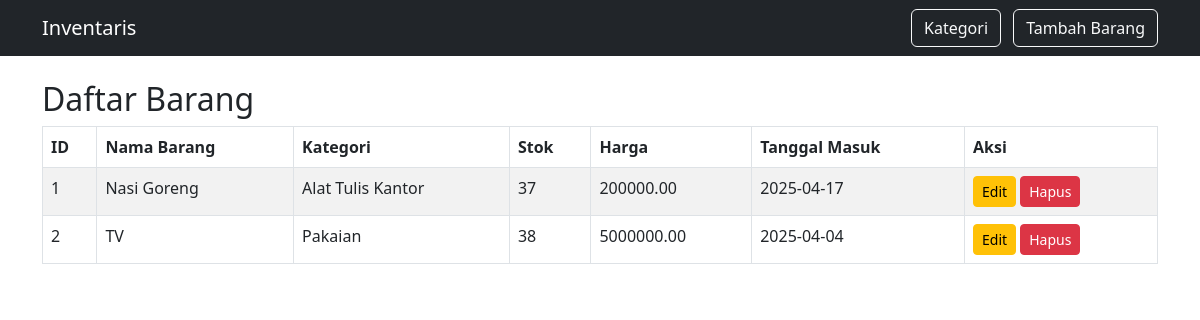
The page / on the database its author committed.
### tables this page shows
CREATE TABLE `barang` (
  `id_barang` int(11) NOT NULL,
  `nama_barang` varchar(100) NOT NULL,
  `id_kategori` int(11) NOT NULL,
  `jumlah_stok` int(11) NOT NULL,
  `harga_barang` decimal(10,2) NOT NULL,
  `tanggal_masuk` date NOT NULL
);

CREATE TABLE `kategori` (
  `id_kategori` int(11) NOT NULL,
  `nama_kategori` varchar(100) NOT NULL
);

### index.php (the view)
<?php include 'koneksi.php'; include 'header.php'; ?>
<h2>Daftar Barang</h2>
<table class="table table-bordered table-striped">
    <thead>
        <tr>
            <th>ID</th>
            <th>Nama Barang</th>
            <th>Kategori</th>
            <th>Stok</th>
            <th>Harga</th>
            <th>Tanggal Masuk</th>
            <th>Aksi</th>
        </tr>
    </thead>
    <tbody>
        <?php
        $sql = "SELECT barang.*, kategori.nama_kategori FROM barang
                JOIN kategori ON barang.id_kategori = kategori.id_kategori";
        $result = $koneksi->query($sql);
        while ($row = $result->fetch_assoc()) {
            echo "<tr>
                    <td>{$row['id_barang']}</td>
                    <td>{$row['nama_barang']}</td>
                    <td>{$row['nama_kategori']}</td>
                    <td>{$row['jumlah_stok']}</td>
                    <td>{$row['harga_barang']}</td>
                    <td>{$row['tanggal_masuk']}</td>
                    <td>
                        <a href='edit_barang.php?id={$row['id_barang']}' class='btn btn-warning btn-sm'>Edit</a>
                        <a href='hapus_barang.php?id={$row['id_barang']}' class='btn btn-danger btn-sm' onclick=\"return confirm('Yakin?')\">Hapus</a>
                    </td>
                  </tr>";
        }
        ?>
    </tbody>
</table>
<?php include 'footer.php'; ?>

### header.php (shortened to what this page needs)
<!DOCTYPE html>
<html lang="en">
<head>
    <link href="https://cdn.jsdelivr.net/npm/bootstrap@5.3.0/dist/css/bootstrap.min.css" rel="stylesheet">
</head>
<body>
<nav class="navbar navbar-expand-lg navbar-dark bg-dark mb-4">
    <div class="container">
        <a class="navbar-brand" href="index.php">Inventaris</a>
        <div>
            <a href="kategori.php" class="btn btn-outline-light me-2">Kategori</a>
            <a href="tambah_barang.php" class="btn btn-outline-light">Tambah Barang</a>
        </div>
    </div>
</nav>
<div class="container">

### footer.php (shortened to what this page needs)
</div>
</body>
</html>

### rows shown on the page
barang: id_barang "1", nama_barang "Nasi Goreng", id_kategori.nama_kategori "Alat Tulis Kantor", jumlah_stok "37", harga_barang "200000.00", tanggal_masuk "2025-04-17"
barang: id_barang "2", nama_barang "TV", id_kategori.nama_kategori "Pakaian", jumlah_stok "38", harga_barang "5000000.00", tanggal_masuk "2025-04-04"
